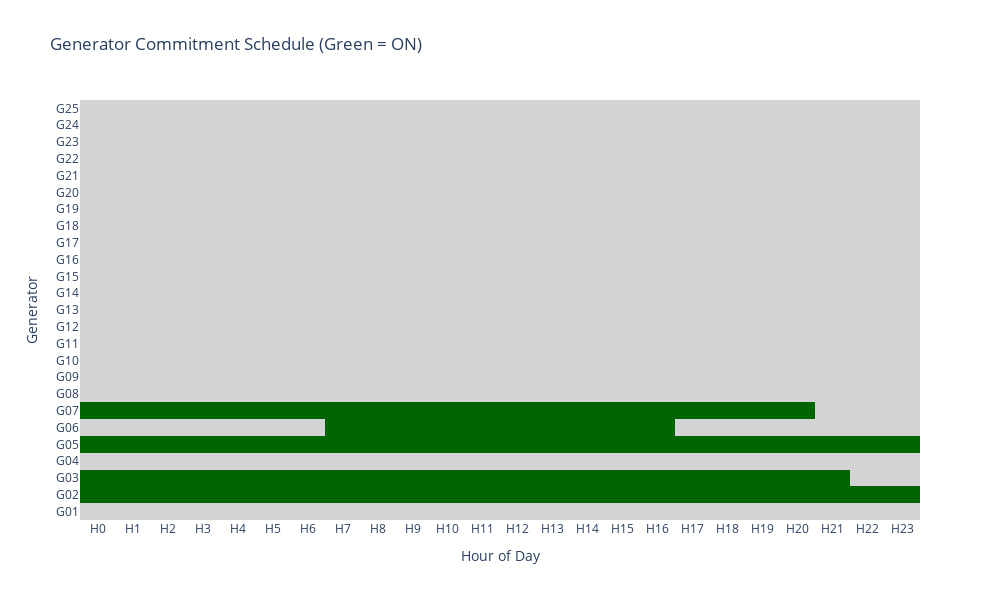

The notebook cell saved with this chart:
### Markdown cell above
## Step 4: Visualize the Solution

We create interactive Plotly visualizations to analyze the optimal schedule.

### Code cell
def visualize_commitment_schedule(results, generators_df):
    """
    Create a Gantt-style chart showing generator ON/OFF schedule.
    """
    G = results['generators']
    T = results['time_periods']
    u = results['u']

    # Create schedule data
    schedule_data = []
    for g in G:
        for t in T:
            if u[(g, t)] and u[(g, t)] > 0.5:
                schedule_data.append({
                    'Generator': g,
                    'Hour': t,
                    'Status': 1
                })

    # Create heatmap matrix
    matrix = np.zeros((len(G), len(T)))
    for i, g in enumerate(G):
        for t in T:
            if u[(g, t)] and u[(g, t)] > 0.5:
                matrix[i, t] = 1

    # Get generator types for coloring
    gen_types = generators_df.set_index('id')['type'].to_dict()

    fig = go.Figure(data=go.Heatmap(
        z=matrix,
        x=[f'H{t}' for t in T],
        y=G,
        colorscale=[[0, 'lightgray'], [1, 'darkgreen']],
        showscale=False,
        hovertemplate='Generator: %{y}<br>Hour: %{x}<br>Status: %{z}<extra></extra>'
    ))

    fig.update_layout(
        title='Generator Commitment Schedule (Green = ON)',
        xaxis_title='Hour of Day',
        yaxis_title='Generator',
        height=600,
        width=1000,
        template='plotly_white'
    )

    return fig

# Show commitment schedule
fig_schedule = visualize_commitment_schedule(results, generators_df)
fig_schedule.show()

### Figure 1 — Plotly figure (JSON) as saved in the notebook; plotly's stock layout.template omitted (floating-point values rounded to 4 significant figures; data arrays with more than 128 entries replaced by an {"elided": "..."} marker saying what was removed)
{"data": [{"colorscale": [[0, "lightgray"], [1, "darkgreen"]], "hovertemplate": "Generator: %{y}<br>Hour: %{x}<br>Status: %{z}<extra></extra>", "showscale": false, "x": ["H0", "H1", "H2", "H3", "H4", "H5", "H6", "H7", "H8", "H9", "H10", "H11", "H12", "H13", "H14", "H15", "H16", "H17", "H18", "H19", "H20", "H21", "H22", "H23"], "y": ["G01", "G02", "G03", "G04", "G05", "G06", "G07", "G08", "G09", "G10", "G11", "G12", "G13", "G14", "G15", "G16", "G17", "G18", "G19", "G20", "G21", "G22", "G23", "G24", "G25"], "z": {"elided": "25x24 float values"}, "type": "heatmap"}], "layout": {"title": {"text": "Generator Commitment Schedule (Green = ON)"}, "xaxis": {"title": {"text": "Hour of Day"}}, "yaxis": {"title": {"text": "Generator"}}, "height": 600, "width": 1000}}
